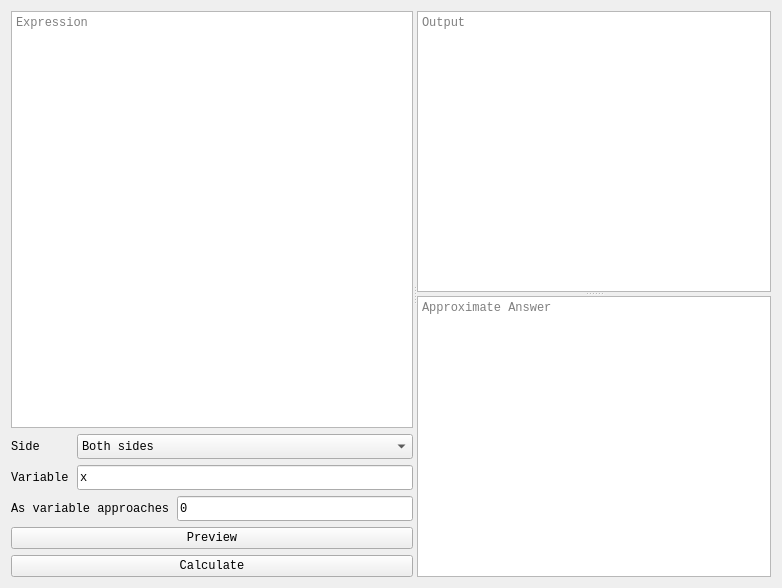
<?xml version="1.0" encoding="UTF-8"?>
<ui version="4.0">
 <class>LimitTab</class>
 <widget class="QWidget" name="LimitTab">
  <property name="geometry">
   <rect>
    <x>0</x>
    <y>0</y>
    <width>782</width>
    <height>588</height>
   </rect>
  </property>
  <property name="font">
   <font>
    <family>Courier New</family>
   </font>
  </property>
  <property name="windowTitle">
   <string>Form</string>
  </property>
  <layout class="QGridLayout" name="gridLayout">
   <item row="0" column="0">
    <widget class="QSplitter" name="splitter_2">
     <property name="orientation">
      <enum>Qt::Horizontal</enum>
     </property>
     <property name="childrenCollapsible">
      <bool>false</bool>
     </property>
     <widget class="QWidget" name="verticalLayoutWidget">
      <layout class="QVBoxLayout" name="verticalLayout">
       <item>
        <widget class="TextEdit" name="LimExp">
         <property name="toolTip">
          <string>Expression</string>
         </property>
         <property name="tabChangesFocus">
          <bool>true</bool>
         </property>
         <property name="placeholderText">
          <string>Expression</string>
         </property>
        </widget>
       </item>
       <item>
        <layout class="QHBoxLayout" name="horizontalLayout_4">
         <item>
          <widget class="QLabel" name="label">
           <property name="minimumSize">
            <size>
             <width>60</width>
             <height>0</height>
            </size>
           </property>
           <property name="maximumSize">
            <size>
             <width>60</width>
             <height>16777215</height>
            </size>
           </property>
           <property name="toolTip">
            <string>What side the limit approaches from</string>
           </property>
           <property name="text">
            <string>Side</string>
           </property>
          </widget>
         </item>
         <item>
          <widget class="QComboBox" name="LimSide">
           <property name="minimumSize">
            <size>
             <width>0</width>
             <height>25</height>
            </size>
           </property>
           <property name="toolTip">
            <string>What side the limit approaches from</string>
           </property>
           <item>
            <property name="text">
             <string>Both sides</string>
            </property>
           </item>
           <item>
            <property name="text">
             <string>Left</string>
            </property>
           </item>
           <item>
            <property name="text">
             <string>Right</string>
            </property>
           </item>
          </widget>
         </item>
        </layout>
       </item>
       <item>
        <layout class="QHBoxLayout" name="horizontalLayout_6">
         <item>
          <widget class="QLabel" name="label_2">
           <property name="minimumSize">
            <size>
             <width>60</width>
             <height>0</height>
            </size>
           </property>
           <property name="maximumSize">
            <size>
             <width>60</width>
             <height>16777215</height>
            </size>
           </property>
           <property name="toolTip">
            <string>Variable</string>
           </property>
           <property name="text">
            <string>Variable</string>
           </property>
          </widget>
         </item>
         <item>
          <widget class="QLineEdit" name="LimVar">
           <property name="minimumSize">
            <size>
             <width>0</width>
             <height>25</height>
            </size>
           </property>
           <property name="toolTip">
            <string>Variable</string>
           </property>
           <property name="text">
            <string>x</string>
           </property>
          </widget>
         </item>
        </layout>
       </item>
       <item>
        <layout class="QHBoxLayout" name="horizontalLayout_7">
         <item>
          <widget class="QLabel" name="label_3">
           <property name="sizePolicy">
            <sizepolicy hsizetype="Preferred" vsizetype="Preferred">
             <horstretch>0</horstretch>
             <verstretch>0</verstretch>
            </sizepolicy>
           </property>
           <property name="minimumSize">
            <size>
             <width>160</width>
             <height>0</height>
            </size>
           </property>
           <property name="maximumSize">
            <size>
             <width>60</width>
             <height>16777215</height>
            </size>
           </property>
           <property name="toolTip">
            <string>Where the variable approaches</string>
           </property>
           <property name="text">
            <string>As variable approaches</string>
           </property>
          </widget>
         </item>
         <item>
          <widget class="QLineEdit" name="LimApproach">
           <property name="minimumSize">
            <size>
             <width>0</width>
             <height>25</height>
            </size>
           </property>
           <property name="toolTip">
            <string>Where the variable approaches</string>
           </property>
           <property name="text">
            <string>0</string>
           </property>
           <property name="placeholderText">
            <string/>
           </property>
          </widget>
         </item>
        </layout>
       </item>
       <item>
        <widget class="QPushButton" name="LimPrev">
         <property name="toolTip">
          <string>Preview the limit</string>
         </property>
         <property name="text">
          <string>Preview</string>
         </property>
         <property name="autoDefault">
          <bool>true</bool>
         </property>
        </widget>
       </item>
       <item>
        <widget class="QPushButton" name="LimCalc">
         <property name="sizePolicy">
          <sizepolicy hsizetype="Minimum" vsizetype="Fixed">
           <horstretch>0</horstretch>
           <verstretch>0</verstretch>
          </sizepolicy>
         </property>
         <property name="toolTip">
          <string>Calculate the limit - Shift + Enter</string>
         </property>
         <property name="text">
          <string>Calculate</string>
         </property>
         <property name="autoDefault">
          <bool>true</bool>
         </property>
        </widget>
       </item>
      </layout>
     </widget>
     <widget class="QSplitter" name="splitter">
      <property name="orientation">
       <enum>Qt::Vertical</enum>
      </property>
      <property name="childrenCollapsible">
       <bool>false</bool>
      </property>
      <widget class="QTextBrowser" name="LimOut">
       <property name="toolTip">
        <string>Exact answer of calculation</string>
       </property>
       <property name="lineWrapMode">
        <enum>QTextEdit::NoWrap</enum>
       </property>
       <property name="placeholderText">
        <string>Output</string>
       </property>
      </widget>
      <widget class="QTextBrowser" name="LimApprox">
       <property name="sizePolicy">
        <sizepolicy hsizetype="Expanding" vsizetype="Ignored">
         <horstretch>0</horstretch>
         <verstretch>0</verstretch>
        </sizepolicy>
       </property>
       <property name="toolTip">
        <string>Approximate answer of calculation</string>
       </property>
       <property name="placeholderText">
        <string>Approximate Answer</string>
       </property>
      </widget>
     </widget>
    </widget>
   </item>
  </layout>
 </widget>
 <customwidgets>
  <customwidget>
   <class>TextEdit</class>
   <extends>QPlainTextEdit</extends>
   <header>caspy3/qt_assets/highlight.h</header>
  </customwidget>
 </customwidgets>
 <resources/>
 <connections/>
</ui>
